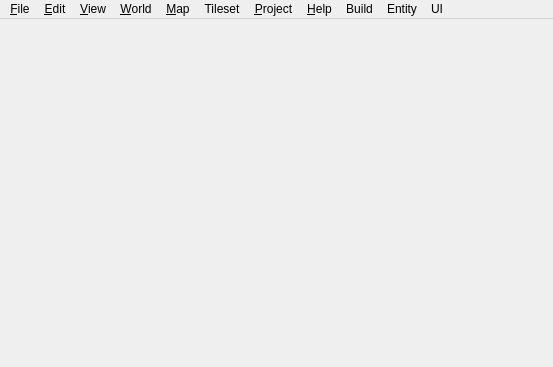
<?xml version="1.0" encoding="UTF-8"?>
<ui version="4.0">
 <class>MainWindow</class>
 <widget class="QMainWindow" name="MainWindow">
  <property name="geometry">
   <rect>
    <x>0</x>
    <y>0</y>
    <width>553</width>
    <height>367</height>
   </rect>
  </property>
  <property name="acceptDrops">
   <bool>true</bool>
  </property>
  <property name="dockOptions">
   <set>QMainWindow::DockOption::AllowNestedDocks|QMainWindow::DockOption::AllowTabbedDocks|QMainWindow::DockOption::AnimatedDocks</set>
  </property>
  <widget class="QWidget" name="centralWidget">
   <layout class="QVBoxLayout" name="verticalLayout">
    <property name="leftMargin">
     <number>0</number>
    </property>
    <property name="topMargin">
     <number>0</number>
    </property>
    <property name="rightMargin">
     <number>0</number>
    </property>
    <property name="bottomMargin">
     <number>0</number>
    </property>
   </layout>
  </widget>
  <widget class="QMenuBar" name="menuBar">
   <property name="geometry">
    <rect>
     <x>0</x>
     <y>0</y>
     <width>553</width>
     <height>17</height>
    </rect>
   </property>
   <widget class="QMenu" name="menuFile">
    <property name="title">
     <string>&amp;File</string>
    </property>
    <widget class="QMenu" name="menuRecentFiles">
     <property name="title">
      <string>&amp;Recent Files</string>
     </property>
     <property name="icon">
      <iconset resource="../../build/Desktop_Qt_6_10_0_MSVC2022_64bit-Debug/Debug_Desktop__c61b1b0652b21d46/libtilededitor.877b2b3a/tilededitor.qrc">
       <normaloff>:/images/16/document-open-recent.png</normaloff>:/images/16/document-open-recent.png</iconset>
     </property>
     <property name="toolTipsVisible">
      <bool>true</bool>
     </property>
     <addaction name="actionReopenClosedFile"/>
     <addaction name="separator"/>
     <addaction name="actionClearRecentFiles"/>
    </widget>
    <widget class="QMenu" name="menuNew">
     <property name="title">
      <string>&amp;New</string>
     </property>
     <addaction name="actionNewProject"/>
     <addaction name="separator"/>
     <addaction name="actionNewMap"/>
     <addaction name="actionNewTileset"/>
    </widget>
    <widget class="QMenu" name="menuCommand">
     <property name="title">
      <string>Commands</string>
     </property>
     <addaction name="actionEditCommands"/>
    </widget>
    <widget class="QMenu" name="menuRecentProjects">
     <property name="title">
      <string>&amp;Recent Projects</string>
     </property>
     <property name="toolTipsVisible">
      <bool>true</bool>
     </property>
    </widget>
    <addaction name="menuNew"/>
    <addaction name="actionOpen"/>
    <addaction name="actionOpenFileInProject"/>
    <addaction name="menuRecentFiles"/>
    <addaction name="menuRecentProjects"/>
    <addaction name="separator"/>
    <addaction name="actionSave"/>
    <addaction name="actionSaveAs"/>
    <addaction name="actionSaveAll"/>
    <addaction name="actionExport"/>
    <addaction name="actionExportAs"/>
    <addaction name="actionExportAsImage"/>
    <addaction name="actionReload"/>
    <addaction name="separator"/>
    <addaction name="menuCommand"/>
    <addaction name="separator"/>
    <addaction name="actionClose"/>
    <addaction name="actionCloseAll"/>
    <addaction name="actionCloseProject"/>
    <addaction name="actionQuit"/>
   </widget>
   <widget class="QMenu" name="menuEdit">
    <property name="title">
     <string>&amp;Edit</string>
    </property>
    <addaction name="actionCut"/>
    <addaction name="actionCopy"/>
    <addaction name="actionPaste"/>
    <addaction name="actionPasteInPlace"/>
    <addaction name="actionDelete"/>
    <addaction name="separator"/>
    <addaction name="actionPreferences"/>
   </widget>
   <widget class="QMenu" name="menuHelp">
    <property name="title">
     <string>&amp;Help</string>
    </property>
    <addaction name="actionDocumentation"/>
    <addaction name="separator"/>
   </widget>
   <widget class="QMenu" name="menuMap">
    <property name="title">
     <string>&amp;Map</string>
    </property>
    <addaction name="actionAddExternalTileset"/>
    <addaction name="actionAddAutomappingRulesTileset"/>
    <addaction name="separator"/>
    <addaction name="actionResizeMap"/>
    <addaction name="actionOffsetMap"/>
    <addaction name="separator"/>
    <addaction name="actionAutoMap"/>
    <addaction name="actionAutoMapWhileDrawing"/>
    <addaction name="separator"/>
    <addaction name="actionMapProperties"/>
   </widget>
   <widget class="QMenu" name="menuView">
    <property name="title">
     <string>&amp;View</string>
    </property>
    <widget class="QMenu" name="menuShowObjectNames">
     <property name="title">
      <string>Show Object &amp;Names</string>
     </property>
     <addaction name="actionNoLabels"/>
     <addaction name="actionLabelsForSelectedObjects"/>
     <addaction name="actionLabelsForAllObjects"/>
     <addaction name="separator"/>
     <addaction name="actionLabelForHoveredObject"/>
    </widget>
    <widget class="QMenu" name="menuSnapping">
     <property name="title">
      <string>Snapping</string>
     </property>
     <addaction name="actionSnapNothing"/>
     <addaction name="actionSnapToGrid"/>
     <addaction name="actionSnapToFineGrid"/>
     <addaction name="actionSnapToPixels"/>
    </widget>
    <addaction name="actionSearchActions"/>
    <addaction name="actionShowGrid"/>
    <addaction name="actionShowTileObjectOutlines"/>
    <addaction name="actionShowObjectReferences"/>
    <addaction name="menuShowObjectNames"/>
    <addaction name="actionShowTileAnimations"/>
    <addaction name="actionShowTileCollisionShapes"/>
    <addaction name="actionEnableWorlds"/>
    <addaction name="actionEnableParallax"/>
    <addaction name="actionHighlightCurrentLayer"/>
    <addaction name="actionHighlightHoveredObject"/>
    <addaction name="separator"/>
    <addaction name="menuSnapping"/>
    <addaction name="separator"/>
    <addaction name="actionZoomIn"/>
    <addaction name="actionZoomOut"/>
    <addaction name="actionZoomNormal"/>
    <addaction name="actionFitInView"/>
    <addaction name="separator"/>
    <addaction name="actionFullScreen"/>
    <addaction name="actionClearView"/>
    <addaction name="actionShow_Content_Browser"/>
   </widget>
   <widget class="QMenu" name="menuTileset">
    <property name="title">
     <string>Tileset</string>
    </property>
    <addaction name="actionTilesetProperties"/>
   </widget>
   <widget class="QMenu" name="menuProject">
    <property name="title">
     <string>&amp;Project</string>
    </property>
    <addaction name="actionAddFolderToProject"/>
    <addaction name="actionRefreshProjectFolders"/>
    <addaction name="separator"/>
    <addaction name="actionProjectProperties"/>
   </widget>
   <widget class="QMenu" name="menuWorld">
    <property name="title">
     <string>&amp;World</string>
    </property>
    <widget class="QMenu" name="menuUnloadWorld">
     <property name="title">
      <string>&amp;Unload World</string>
     </property>
     <addaction name="actionUnloadAllWorlds"/>
    </widget>
    <widget class="QMenu" name="menuSaveWorld">
     <property name="title">
      <string>&amp;Save World</string>
     </property>
    </widget>
    <addaction name="actionNewWorld"/>
    <addaction name="actionLoadWorld"/>
    <addaction name="separator"/>
    <addaction name="menuUnloadWorld"/>
    <addaction name="menuSaveWorld"/>
    <addaction name="separator"/>
    <addaction name="actionWorldProperties"/>
   </widget>
   <widget class="QMenu" name="menuBuild">
    <property name="title">
     <string>Build</string>
    </property>
    <addaction name="actionRunClient"/>
   </widget>
   <widget class="QMenu" name="menuEntity">
    <property name="title">
     <string>Entity</string>
    </property>
    <addaction name="actionCreate_Entity"/>
   </widget>
   <widget class="QMenu" name="menuUI">
    <property name="title">
     <string>UI</string>
    </property>
    <addaction name="actionlabel"/>
    <addaction name="actionbutton"/>
    <addaction name="actionprogressbar"/>
   </widget>
   <addaction name="menuFile"/>
   <addaction name="menuEdit"/>
   <addaction name="menuView"/>
   <addaction name="menuWorld"/>
   <addaction name="menuMap"/>
   <addaction name="menuTileset"/>
   <addaction name="menuProject"/>
   <addaction name="menuHelp"/>
   <addaction name="menuBuild"/>
   <addaction name="menuEntity"/>
   <addaction name="menuUI"/>
  </widget>
  <action name="actionOpen">
   <property name="text">
    <string>&amp;Open File or Project...</string>
   </property>
  </action>
  <action name="actionSave">
   <property name="text">
    <string>&amp;Save</string>
   </property>
  </action>
  <action name="actionQuit">
   <property name="icon">
    <iconset resource="../../build/Desktop_Qt_6_10_0_MSVC2022_64bit-Debug/Debug_Desktop__c61b1b0652b21d46/libtilededitor.877b2b3a/tilededitor.qrc">
     <normaloff>:/images/16/application-exit.png</normaloff>:/images/16/application-exit.png</iconset>
   </property>
   <property name="text">
    <string>&amp;Quit</string>
   </property>
   <property name="menuRole">
    <enum>QAction::MenuRole::QuitRole</enum>
   </property>
  </action>
  <action name="actionCopy">
   <property name="enabled">
    <bool>false</bool>
   </property>
   <property name="icon">
    <iconset resource="../../build/Desktop_Qt_6_10_0_MSVC2022_64bit-Debug/Debug_Desktop__c61b1b0652b21d46/libtilededitor.877b2b3a/tilededitor.qrc">
     <normaloff>:/images/16/edit-copy.png</normaloff>:/images/16/edit-copy.png</iconset>
   </property>
   <property name="text">
    <string>&amp;Copy</string>
   </property>
  </action>
  <action name="actionPaste">
   <property name="enabled">
    <bool>false</bool>
   </property>
   <property name="icon">
    <iconset resource="../../build/Desktop_Qt_6_10_0_MSVC2022_64bit-Debug/Debug_Desktop__c61b1b0652b21d46/libtilededitor.877b2b3a/tilededitor.qrc">
     <normaloff>:/images/16/edit-paste.png</normaloff>:/images/16/edit-paste.png</iconset>
   </property>
   <property name="text">
    <string>&amp;Paste</string>
   </property>
  </action>
  <action name="actionAbout">
   <property name="icon">
    <iconset resource="../../build/Desktop_Qt_6_10_0_MSVC2022_64bit-Debug/Debug_Desktop__c61b1b0652b21d46/libtilededitor.877b2b3a/tilededitor.qrc">
     <normaloff>:/images/16/help-about.png</normaloff>:/images/16/help-about.png</iconset>
   </property>
   <property name="text">
    <string>&amp;About Tiled</string>
   </property>
   <property name="menuRole">
    <enum>QAction::MenuRole::AboutRole</enum>
   </property>
  </action>
  <action name="actionAboutQt">
   <property name="text">
    <string>About Qt</string>
   </property>
   <property name="menuRole">
    <enum>QAction::MenuRole::AboutQtRole</enum>
   </property>
  </action>
  <action name="actionResizeMap">
   <property name="icon">
    <iconset resource="../../build/Desktop_Qt_6_10_0_MSVC2022_64bit-Debug/Debug_Desktop__c61b1b0652b21d46/libtilededitor.877b2b3a/tilededitor.qrc">
     <normaloff>:/images/16/document-page-setup.png</normaloff>:/images/16/document-page-setup.png</iconset>
   </property>
   <property name="text">
    <string>&amp;Resize Map...</string>
   </property>
  </action>
  <action name="actionMapProperties">
   <property name="icon">
    <iconset resource="../../build/Desktop_Qt_6_10_0_MSVC2022_64bit-Debug/Debug_Desktop__c61b1b0652b21d46/libtilededitor.877b2b3a/tilededitor.qrc">
     <normaloff>:/images/16/document-properties.png</normaloff>:/images/16/document-properties.png</iconset>
   </property>
   <property name="text">
    <string>Map &amp;Properties...</string>
   </property>
  </action>
  <action name="actionAutoMap">
   <property name="text">
    <string>AutoMap</string>
   </property>
   <property name="shortcut">
    <string notr="true">Ctrl+M</string>
   </property>
  </action>
  <action name="actionShowGrid">
   <property name="checkable">
    <bool>true</bool>
   </property>
   <property name="text">
    <string>Show &amp;Grid</string>
   </property>
   <property name="shortcut">
    <string notr="true">Ctrl+G</string>
   </property>
  </action>
  <action name="actionSaveAs">
   <property name="icon">
    <iconset resource="../../build/Desktop_Qt_6_10_0_MSVC2022_64bit-Debug/Debug_Desktop__c61b1b0652b21d46/libtilededitor.877b2b3a/tilededitor.qrc">
     <normaloff>:/images/16/document-save-as.png</normaloff>:/images/16/document-save-as.png</iconset>
   </property>
   <property name="text">
    <string>Save &amp;As...</string>
   </property>
   <property name="shortcut">
    <string notr="true">Ctrl+Shift+S</string>
   </property>
  </action>
  <action name="actionNewTileset">
   <property name="text">
    <string>New &amp;Tileset...</string>
   </property>
  </action>
  <action name="actionClose">
   <property name="icon">
    <iconset resource="../../build/Desktop_Qt_6_10_0_MSVC2022_64bit-Debug/Debug_Desktop__c61b1b0652b21d46/libtilededitor.877b2b3a/tilededitor.qrc">
     <normaloff>:/images/16/window-close.png</normaloff>:/images/16/window-close.png</iconset>
   </property>
   <property name="text">
    <string>&amp;Close</string>
   </property>
  </action>
  <action name="actionZoomIn">
   <property name="icon">
    <iconset resource="../../build/Desktop_Qt_6_10_0_MSVC2022_64bit-Debug/Debug_Desktop__c61b1b0652b21d46/libtilededitor.877b2b3a/tilededitor.qrc">
     <normaloff>:/images/16/zoom-in.png</normaloff>:/images/16/zoom-in.png</iconset>
   </property>
   <property name="text">
    <string>Zoom In</string>
   </property>
  </action>
  <action name="actionZoomOut">
   <property name="icon">
    <iconset resource="../../build/Desktop_Qt_6_10_0_MSVC2022_64bit-Debug/Debug_Desktop__c61b1b0652b21d46/libtilededitor.877b2b3a/tilededitor.qrc">
     <normaloff>:/images/16/zoom-out.png</normaloff>:/images/16/zoom-out.png</iconset>
   </property>
   <property name="text">
    <string>Zoom Out</string>
   </property>
  </action>
  <action name="actionZoomNormal">
   <property name="enabled">
    <bool>false</bool>
   </property>
   <property name="icon">
    <iconset resource="../../build/Desktop_Qt_6_10_0_MSVC2022_64bit-Debug/Debug_Desktop__c61b1b0652b21d46/libtilededitor.877b2b3a/tilededitor.qrc">
     <normaloff>:/images/16/zoom-original.png</normaloff>:/images/16/zoom-original.png</iconset>
   </property>
   <property name="text">
    <string>Normal Size</string>
   </property>
   <property name="shortcut">
    <string notr="true">Ctrl+0</string>
   </property>
  </action>
  <action name="actionExportAsImage">
   <property name="text">
    <string>Export As &amp;Image...</string>
   </property>
  </action>
  <action name="actionCut">
   <property name="enabled">
    <bool>false</bool>
   </property>
   <property name="icon">
    <iconset resource="../../build/Desktop_Qt_6_10_0_MSVC2022_64bit-Debug/Debug_Desktop__c61b1b0652b21d46/libtilededitor.877b2b3a/tilededitor.qrc">
     <normaloff>:/images/16/edit-cut.png</normaloff>:/images/16/edit-cut.png</iconset>
   </property>
   <property name="text">
    <string>Cu&amp;t</string>
   </property>
  </action>
  <action name="actionOffsetMap">
   <property name="text">
    <string>&amp;Offset Map...</string>
   </property>
  </action>
  <action name="actionPreferences">
   <property name="text">
    <string>Pre&amp;ferences...</string>
   </property>
   <property name="menuRole">
    <enum>QAction::MenuRole::PreferencesRole</enum>
   </property>
  </action>
  <action name="actionClearRecentFiles">
   <property name="icon">
    <iconset resource="../../build/Desktop_Qt_6_10_0_MSVC2022_64bit-Debug/Debug_Desktop__c61b1b0652b21d46/libtilededitor.877b2b3a/tilededitor.qrc">
     <normaloff>:/images/16/edit-clear.png</normaloff>:/images/16/edit-clear.png</iconset>
   </property>
   <property name="text">
    <string>Clear Recent Files</string>
   </property>
  </action>
  <action name="actionExportAs">
   <property name="text">
    <string>E&amp;xport As...</string>
   </property>
   <property name="shortcut">
    <string notr="true">Ctrl+Shift+E</string>
   </property>
  </action>
  <action name="actionAddExternalTileset">
   <property name="text">
    <string>&amp;Add External Tileset...</string>
   </property>
  </action>
  <action name="actionSnapToGrid">
   <property name="checkable">
    <bool>true</bool>
   </property>
   <property name="text">
    <string>&amp;Snap to Grid</string>
   </property>
  </action>
  <action name="actionCloseAll">
   <property name="text">
    <string>C&amp;lose All</string>
   </property>
   <property name="shortcut">
    <string notr="true">Ctrl+Shift+W</string>
   </property>
  </action>
  <action name="actionDelete">
   <property name="enabled">
    <bool>false</bool>
   </property>
   <property name="icon">
    <iconset resource="../../build/Desktop_Qt_6_10_0_MSVC2022_64bit-Debug/Debug_Desktop__c61b1b0652b21d46/libtilededitor.877b2b3a/tilededitor.qrc">
     <normaloff>:/images/16/edit-delete.png</normaloff>:/images/16/edit-delete.png</iconset>
   </property>
   <property name="text">
    <string>&amp;Delete</string>
   </property>
   <property name="iconText">
    <string>Delete</string>
   </property>
  </action>
  <action name="actionHighlightCurrentLayer">
   <property name="checkable">
    <bool>true</bool>
   </property>
   <property name="text">
    <string>&amp;Highlight Current Layer</string>
   </property>
   <property name="shortcut">
    <string notr="true">H</string>
   </property>
  </action>
  <action name="actionShowTileObjectOutlines">
   <property name="checkable">
    <bool>true</bool>
   </property>
   <property name="text">
    <string>Show Tile Object &amp;Outlines</string>
   </property>
  </action>
  <action name="actionSnapToFineGrid">
   <property name="checkable">
    <bool>true</bool>
   </property>
   <property name="text">
    <string>Snap to &amp;Fine Grid</string>
   </property>
  </action>
  <action name="actionShowTileAnimations">
   <property name="checkable">
    <bool>true</bool>
   </property>
   <property name="text">
    <string>Show Tile Animations</string>
   </property>
  </action>
  <action name="actionReload">
   <property name="text">
    <string>Reload</string>
   </property>
   <property name="shortcut">
    <string notr="true">Ctrl+R</string>
   </property>
  </action>
  <action name="actionExport">
   <property name="text">
    <string>&amp;Export</string>
   </property>
   <property name="shortcut">
    <string notr="true">Ctrl+E</string>
   </property>
  </action>
  <action name="actionDonate">
   <property name="text">
    <string>Support Tiled Development ↗</string>
   </property>
  </action>
  <action name="actionSaveAll">
   <property name="text">
    <string>Save All</string>
   </property>
  </action>
  <action name="actionDocumentation">
   <property name="text">
    <string>About Ionix ↗</string>
   </property>
  </action>
  <action name="actionNoLabels">
   <property name="checkable">
    <bool>true</bool>
   </property>
   <property name="text">
    <string>&amp;Never</string>
   </property>
  </action>
  <action name="actionLabelsForSelectedObjects">
   <property name="checkable">
    <bool>true</bool>
   </property>
   <property name="checked">
    <bool>true</bool>
   </property>
   <property name="text">
    <string>For &amp;Selected Objects</string>
   </property>
  </action>
  <action name="actionLabelsForAllObjects">
   <property name="checkable">
    <bool>true</bool>
   </property>
   <property name="text">
    <string>For &amp;All Objects</string>
   </property>
  </action>
  <action name="actionAutoMapWhileDrawing">
   <property name="checkable">
    <bool>true</bool>
   </property>
   <property name="text">
    <string>AutoMap While Drawing</string>
   </property>
  </action>
  <action name="actionNewMap">
   <property name="text">
    <string>New Map...</string>
   </property>
  </action>
  <action name="actionPasteInPlace">
   <property name="enabled">
    <bool>false</bool>
   </property>
   <property name="text">
    <string>Paste &amp;in Place</string>
   </property>
   <property name="shortcut">
    <string notr="true">Ctrl+Shift+V</string>
   </property>
  </action>
  <action name="actionFullScreen">
   <property name="checkable">
    <bool>true</bool>
   </property>
   <property name="text">
    <string>Full Screen</string>
   </property>
   <property name="shortcut">
    <string notr="true">F11</string>
   </property>
  </action>
  <action name="actionSnapToPixels">
   <property name="checkable">
    <bool>true</bool>
   </property>
   <property name="text">
    <string>Snap to &amp;Pixels</string>
   </property>
  </action>
  <action name="actionTilesetProperties">
   <property name="icon">
    <iconset resource="../../build/Desktop_Qt_6_10_0_MSVC2022_64bit-Debug/Debug_Desktop__c61b1b0652b21d46/libtilededitor.877b2b3a/tilededitor.qrc">
     <normaloff>:/images/16/document-properties.png</normaloff>:/images/16/document-properties.png</iconset>
   </property>
   <property name="text">
    <string>Tileset &amp;Properties...</string>
   </property>
  </action>
  <action name="actionSnapNothing">
   <property name="checkable">
    <bool>true</bool>
   </property>
   <property name="checked">
    <bool>true</bool>
   </property>
   <property name="text">
    <string>No Snapping</string>
   </property>
  </action>
  <action name="actionEditCommands">
   <property name="icon">
    <iconset>
     <normalon>:/images/24/system-run.png</normalon>
    </iconset>
   </property>
   <property name="text">
    <string>Edit Commands...</string>
   </property>
  </action>
  <action name="actionClearView">
   <property name="checkable">
    <bool>true</bool>
   </property>
   <property name="text">
    <string>Clear View</string>
   </property>
   <property name="shortcut">
    <string notr="true">Tab</string>
   </property>
  </action>
  <action name="actionLabelForHoveredObject">
   <property name="checkable">
    <bool>true</bool>
   </property>
   <property name="text">
    <string>For Hovered Object</string>
   </property>
  </action>
  <action name="actionLoadWorld">
   <property name="text">
    <string>&amp;Load World...</string>
   </property>
  </action>
  <action name="actionNewWorld">
   <property name="text">
    <string>&amp;New World...</string>
   </property>
  </action>
  <action name="actionHighlightHoveredObject">
   <property name="checkable">
    <bool>true</bool>
   </property>
   <property name="text">
    <string>Highlight Hovered Object</string>
   </property>
  </action>
  <action name="actionShowTileCollisionShapes">
   <property name="checkable">
    <bool>true</bool>
   </property>
   <property name="text">
    <string>Show Tile Collision Shapes</string>
   </property>
  </action>
  <action name="actionFitInView">
   <property name="icon">
    <iconset resource="../../build/Desktop_Qt_6_10_0_MSVC2022_64bit-Debug/Debug_Desktop__c61b1b0652b21d46/libtilededitor.877b2b3a/tilededitor.qrc">
     <normaloff>:/images/16/zoom-fit-best.png</normaloff>:/images/16/zoom-fit-best.png</iconset>
   </property>
   <property name="text">
    <string>Fit Map in View</string>
   </property>
   <property name="shortcut">
    <string notr="true">Ctrl+/</string>
   </property>
  </action>
  <action name="actionForum">
   <property name="text">
    <string>Community Forum ↗</string>
   </property>
  </action>
  <action name="actionCloseProject">
   <property name="text">
    <string>&amp;Close Project</string>
   </property>
  </action>
  <action name="actionClearRecentProjects">
   <property name="icon">
    <iconset resource="../../build/Desktop_Qt_6_10_0_MSVC2022_64bit-Debug/Debug_Desktop__c61b1b0652b21d46/libtilededitor.877b2b3a/tilededitor.qrc">
     <normaloff>:/images/16/edit-clear.png</normaloff>:/images/16/edit-clear.png</iconset>
   </property>
   <property name="text">
    <string>Clear Recent Projects</string>
   </property>
  </action>
  <action name="actionAddFolderToProject">
   <property name="text">
    <string>Add Folder to Project...</string>
   </property>
  </action>
  <action name="actionRefreshProjectFolders">
   <property name="text">
    <string>Refresh Folders</string>
   </property>
  </action>
  <action name="actionShowObjectReferences">
   <property name="checkable">
    <bool>true</bool>
   </property>
   <property name="text">
    <string>Show Object &amp;References</string>
   </property>
  </action>
  <action name="actionReopenClosedFile">
   <property name="text">
    <string>Reopen Closed File</string>
   </property>
   <property name="shortcut">
    <string notr="true">Ctrl+Shift+T</string>
   </property>
  </action>
  <action name="actionProjectProperties">
   <property name="icon">
    <iconset resource="../../build/Desktop_Qt_6_10_0_MSVC2022_64bit-Debug/Debug_Desktop__c61b1b0652b21d46/libtilededitor.877b2b3a/tilededitor.qrc">
     <normaloff>:/images/16/document-properties.png</normaloff>:/images/16/document-properties.png</iconset>
   </property>
   <property name="text">
    <string>Project &amp;Properties...</string>
   </property>
  </action>
  <action name="actionOpenFileInProject">
   <property name="text">
    <string>Open File in &amp;Project...</string>
   </property>
   <property name="shortcut">
    <string notr="true">Ctrl+P</string>
   </property>
  </action>
  <action name="actionEnableParallax">
   <property name="checkable">
    <bool>true</bool>
   </property>
   <property name="text">
    <string>Enable Parallax</string>
   </property>
  </action>
  <action name="actionEnableWorlds">
   <property name="checkable">
    <bool>true</bool>
   </property>
   <property name="text">
    <string>Show &amp;World</string>
   </property>
  </action>
  <action name="actionNewProject">
   <property name="text">
    <string>&amp;New Project...</string>
   </property>
   <property name="shortcut">
    <string notr="true">Ctrl+Shift+N</string>
   </property>
  </action>
  <action name="actionAddAutomappingRulesTileset">
   <property name="text">
    <string>Add Automapping Rules Tileset</string>
   </property>
  </action>
  <action name="actionSearchActions">
   <property name="text">
    <string>Search Actions...</string>
   </property>
   <property name="toolTip">
    <string>Search actions available in Tiled</string>
   </property>
   <property name="shortcut">
    <string notr="true">Ctrl+Shift+P</string>
   </property>
  </action>
  <action name="actionUnloadAllWorlds">
   <property name="text">
    <string>Unload All Worlds</string>
   </property>
  </action>
  <action name="actionWorldProperties">
   <property name="icon">
    <iconset resource="../../build/Desktop_Qt_6_10_0_MSVC2022_64bit-Debug/Debug_Desktop__c61b1b0652b21d46/libtilededitor.877b2b3a/tilededitor.qrc">
     <normaloff>:/images/16/document-properties.png</normaloff>:/images/16/document-properties.png</iconset>
   </property>
   <property name="text">
    <string>World Properties...</string>
   </property>
   <property name="toolTip">
    <string>World Properties</string>
   </property>
   <property name="menuRole">
    <enum>QAction::MenuRole::NoRole</enum>
   </property>
  </action>
  <action name="actionRunClient">
   <property name="text">
    <string>Run client</string>
   </property>
  </action>
  <action name="actionShow_Content_Browser">
   <property name="checkable">
    <bool>true</bool>
   </property>
   <property name="text">
    <string>Show Content Browser</string>
   </property>
  </action>
  <action name="actionCreate_Entity">
   <property name="text">
    <string>Create Entity</string>
   </property>
  </action>
  <action name="actionlabel">
   <property name="text">
    <string>label</string>
   </property>
  </action>
  <action name="actionbutton">
   <property name="text">
    <string>button</string>
   </property>
  </action>
  <action name="actionprogressbar">
   <property name="text">
    <string>progressbar</string>
   </property>
  </action>
 </widget>
 <layoutdefault spacing="6" margin="11"/>
 <resources>
  <include location="../../build/Desktop_Qt_6_10_0_MSVC2022_64bit-Debug/Debug_Desktop__c61b1b0652b21d46/libtilededitor.877b2b3a/tilededitor.qrc"/>
 </resources>
 <connections>
  <connection>
   <sender>menuBar</sender>
   <signal>triggered(QAction*)</signal>
   <receiver>MainWindow</receiver>
   <slot>onSaveJson()</slot>
   <hints>
    <hint type="sourcelabel">
     <x>26</x>
     <y>17</y>
    </hint>
    <hint type="destinationlabel">
     <x>60</x>
     <y>94</y>
    </hint>
   </hints>
  </connection>
 </connections>
 <slots>
  <slot>onRunClient()</slot>
  <slot>onSaveJson()</slot>
 </slots>
</ui>
